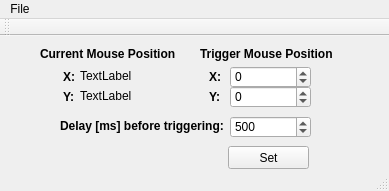
<?xml version="1.0" encoding="UTF-8"?>
<ui version="4.0">
 <class>MainWindow</class>
 <widget class="QMainWindow" name="MainWindow">
  <property name="geometry">
   <rect>
    <x>0</x>
    <y>0</y>
    <width>389</width>
    <height>191</height>
   </rect>
  </property>
  <property name="windowTitle">
   <string>GnomeyMouse</string>
  </property>
  <widget class="QWidget" name="centralWidget">
   <widget class="QLabel" name="label">
    <property name="geometry">
     <rect>
      <x>63</x>
      <y>30</y>
      <width>16</width>
      <height>21</height>
     </rect>
    </property>
    <property name="font">
     <font>
      <weight>75</weight>
      <bold>true</bold>
     </font>
    </property>
    <property name="text">
     <string>X:</string>
    </property>
   </widget>
   <widget class="QLabel" name="label_2">
    <property name="geometry">
     <rect>
      <x>63</x>
      <y>50</y>
      <width>16</width>
      <height>21</height>
     </rect>
    </property>
    <property name="font">
     <font>
      <weight>75</weight>
      <bold>true</bold>
     </font>
    </property>
    <property name="text">
     <string>Y:</string>
    </property>
   </widget>
   <widget class="QLabel" name="label_3">
    <property name="geometry">
     <rect>
      <x>40</x>
      <y>10</y>
      <width>141</width>
      <height>16</height>
     </rect>
    </property>
    <property name="font">
     <font>
      <weight>75</weight>
      <bold>true</bold>
     </font>
    </property>
    <property name="text">
     <string>Current Mouse Position</string>
    </property>
   </widget>
   <widget class="QLabel" name="xCurrent">
    <property name="geometry">
     <rect>
      <x>80</x>
      <y>30</y>
      <width>61</width>
      <height>20</height>
     </rect>
    </property>
    <property name="text">
     <string>TextLabel</string>
    </property>
   </widget>
   <widget class="QLabel" name="yCurrent">
    <property name="geometry">
     <rect>
      <x>80</x>
      <y>50</y>
      <width>61</width>
      <height>20</height>
     </rect>
    </property>
    <property name="text">
     <string>TextLabel</string>
    </property>
   </widget>
   <widget class="QLabel" name="label_8">
    <property name="geometry">
     <rect>
      <x>200</x>
      <y>10</y>
      <width>141</width>
      <height>16</height>
     </rect>
    </property>
    <property name="font">
     <font>
      <weight>75</weight>
      <bold>true</bold>
     </font>
    </property>
    <property name="text">
     <string>Trigger Mouse Position</string>
    </property>
   </widget>
   <widget class="QSpinBox" name="xSpin">
    <property name="geometry">
     <rect>
      <x>230</x>
      <y>30</y>
      <width>81</width>
      <height>22</height>
     </rect>
    </property>
    <property name="minimum">
     <number>-9999</number>
    </property>
    <property name="maximum">
     <number>9999</number>
    </property>
   </widget>
   <widget class="QSpinBox" name="ySpin">
    <property name="geometry">
     <rect>
      <x>230</x>
      <y>50</y>
      <width>81</width>
      <height>22</height>
     </rect>
    </property>
    <property name="minimum">
     <number>-9999</number>
    </property>
    <property name="maximum">
     <number>9999</number>
    </property>
   </widget>
   <widget class="QLabel" name="label_6">
    <property name="geometry">
     <rect>
      <x>209</x>
      <y>50</y>
      <width>16</width>
      <height>21</height>
     </rect>
    </property>
    <property name="font">
     <font>
      <weight>75</weight>
      <bold>true</bold>
     </font>
    </property>
    <property name="text">
     <string>Y:</string>
    </property>
   </widget>
   <widget class="QLabel" name="label_7">
    <property name="geometry">
     <rect>
      <x>209</x>
      <y>30</y>
      <width>16</width>
      <height>21</height>
     </rect>
    </property>
    <property name="font">
     <font>
      <weight>75</weight>
      <bold>true</bold>
     </font>
    </property>
    <property name="text">
     <string>X:</string>
    </property>
   </widget>
   <widget class="QPushButton" name="setPush">
    <property name="geometry">
     <rect>
      <x>228</x>
      <y>110</y>
      <width>81</width>
      <height>23</height>
     </rect>
    </property>
    <property name="text">
     <string>Set</string>
    </property>
   </widget>
   <widget class="QLabel" name="label_9">
    <property name="geometry">
     <rect>
      <x>60</x>
      <y>80</y>
      <width>171</width>
      <height>20</height>
     </rect>
    </property>
    <property name="font">
     <font>
      <weight>75</weight>
      <bold>true</bold>
     </font>
    </property>
    <property name="text">
     <string>Delay [ms] before triggering:</string>
    </property>
   </widget>
   <widget class="QSpinBox" name="delaySpin">
    <property name="geometry">
     <rect>
      <x>230</x>
      <y>80</y>
      <width>81</width>
      <height>22</height>
     </rect>
    </property>
    <property name="minimum">
     <number>-9999</number>
    </property>
    <property name="maximum">
     <number>9999</number>
    </property>
    <property name="value">
     <number>500</number>
    </property>
   </widget>
  </widget>
  <widget class="QMenuBar" name="menuBar">
   <property name="geometry">
    <rect>
     <x>0</x>
     <y>0</y>
     <width>389</width>
     <height>21</height>
    </rect>
   </property>
   <widget class="QMenu" name="menuFile">
    <property name="title">
     <string>File</string>
    </property>
    <addaction name="actionQuit"/>
    <addaction name="actionMinimize_to_tray"/>
   </widget>
   <addaction name="menuFile"/>
  </widget>
  <widget class="QToolBar" name="mainToolBar">
   <attribute name="toolBarArea">
    <enum>TopToolBarArea</enum>
   </attribute>
   <attribute name="toolBarBreak">
    <bool>false</bool>
   </attribute>
  </widget>
  <widget class="QStatusBar" name="statusBar"/>
  <action name="actionQuit">
   <property name="text">
    <string>Quit</string>
   </property>
  </action>
  <action name="actionMinimize_to_tray">
   <property name="text">
    <string>Minimize to tray</string>
   </property>
  </action>
 </widget>
 <layoutdefault spacing="6" margin="11"/>
 <resources/>
 <connections/>
</ui>
